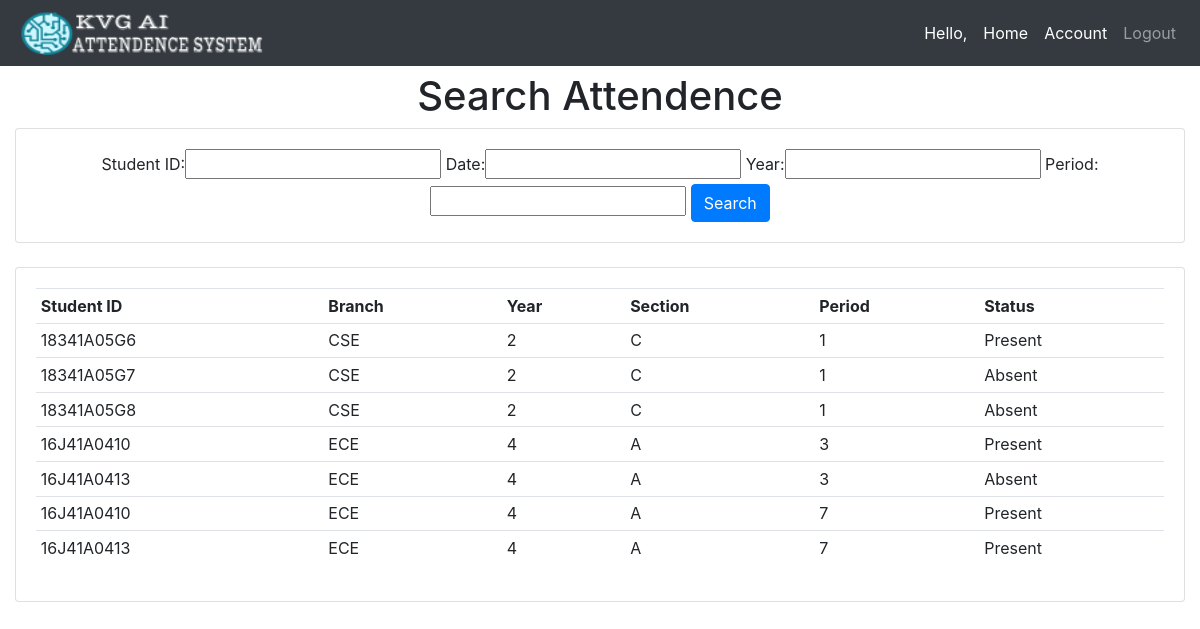
/searchattendence/, run on the app's committed database.
### attendence_sys/models.py (models this page shows, shortened)
class Attendence(models.Model):
    Faculty_Name = models.CharField(max_length=200, null=True, blank=True)
    Student_ID = models.CharField(max_length=200, null=True, blank=True)
    date = models.DateField(auto_now_add = True, null = True)
    time = models.TimeField(auto_now_add=True, null = True)
    branch = models.CharField(max_length=200, null = True)
    year = models.CharField(max_length=200, null = True)
    section = models.CharField(max_length=200, null = True)
    period = models.CharField(max_length=200, null = True)
    status = models.CharField(max_length=200, null = True, default='Absent')

### attendence_sys/views.py (the view)
# urls.py: path('searchattendence/', views.searchAttendence, name='searchattendence'),
def searchAttendence(request):
    attendences = Attendence.objects.all()
    myFilter = AttendenceFilter(request.GET, queryset=attendences)
    attendences = myFilter.qs
    context = {'myFilter':myFilter, 'attendences': attendences, 'ta':False}
    return render(request, 'attendence_sys/attendence.html', context)

### attendence_sys/templates/attendence_sys/attendence.html (shortened to what this page needs)
{% extends 'attendence_sys/main.html' %}
{% block content %}
{% if ta == False %}
<center><h1>Search Attendence</h1></center>
<div class="row">
	<div class="col">
		<div class="card card-body">
			<center>
				<form method="get">
					{{myFilter.form}}
		    		<button class="btn btn-primary" type="submit">Search</button>
				</form>
			</center>
		</div>
	</div>
</div>
<br>
<div class="row">
	<div class="col-sm-12">
		<div class="card card-body">
			<table class="table table-sm">
				<tr>
					<th>Student ID</th>
					<th>Branch</th>
					<th>Year</th>
					<th>Section</th>
					<th>Period</th>
					<th>Status</th>
				</tr>
				{% for attendence in attendences %}
				<tr>
                    <td>{{ attendence.Student_ID }}</td>
					<td>{{ attendence.branch }}</td>
					<td>{{ attendence.year }}</td>
					<td>{{ attendence.section }}</td>
					<td>{{ attendence.period }}</td>
					<td>{{ attendence.status }}</td>
				</tr>
				{% endfor %}
			</table>
		</div>
	</div>
</div>
{% endif %}
{% endblock %}

### attendence_sys/templates/attendence_sys/main.html (shortened to what this page needs)
<!DOCTYPE html>
<html>
<head>
	<link rel="stylesheet" href="https://stackpath.bootstrapcdn.com/bootstrap/4.3.1/css/bootstrap.min.css">
</head>
<body>
	{%  include 'attendence_sys/navbar.html' %}
	<br>
<br>
<br>
	<div class="container-fluid">
	{% block content %}
	{% endblock %}
    </div>
</body>
</html>

### attendence_sys/templates/attendence_sys/navbar.html (shortened to what this page needs)
{% load static %}
<nav class="navbar navbar-expand-lg navbar-dark fixed-top bg-dark">
 <img src="{% static 'images/logo.png' %}" height="50px" width="250px">
  <div class="collapse navbar-collapse" id="navbarNav">
    <ul class="navbar-nav ml-auto">
      <li class="nav-item active">
        <span class="nav-link">Hello, {{ request.user.faculty }}</span>
      </li>
      <li class="nav-item active">
        <a href="{% url 'home' %}" class="nav-link">Home</a>
      </li>
      <li class="nav-item active">
        <a class="nav-link" href="{% url 'account' %}">Account</a>
      </li>
      <li class="nav-item">
        <a class="nav-link" href="{% url 'logout' %}">Logout</a>
      </li>
    </ul>
  </div>
</nav>

### data on the page
Attendence: Student_ID "18341A05G6", branch "CSE", year "2", section "C", period "1", status "Present"
Attendence: Student_ID "18341A05G7", branch "CSE", year "2", section "C", period "1", status "Absent"
Attendence: Student_ID "18341A05G8", branch "CSE", year "2", section "C", period "1", status "Absent"
Attendence: Student_ID "16J41A0410", branch "ECE", year "4", section "A", period "3", status "Present"
Attendence: Student_ID "16J41A0413", branch "ECE", year "4", section "A", period "3", status "Absent"
Attendence: Student_ID "16J41A0410", branch "ECE", year "4", section "A", period "7", status "Present"
Attendence: Student_ID "16J41A0413", branch "ECE", year "4", section "A", period "7", status "Present"
